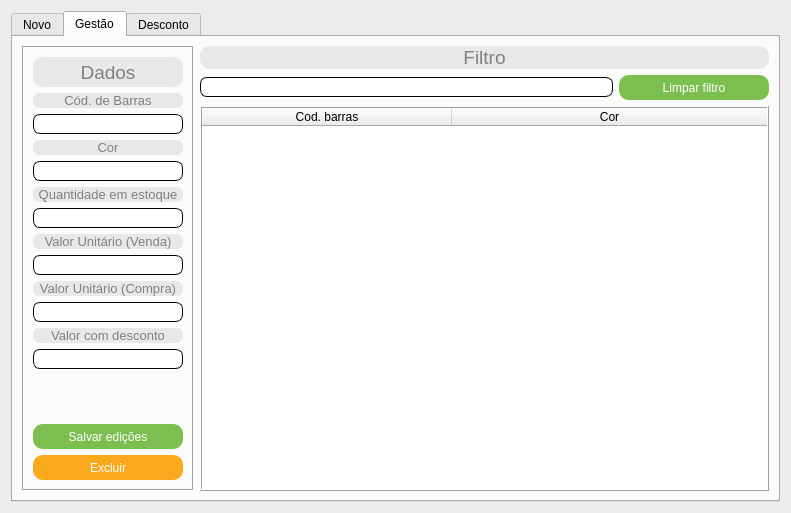
<?xml version="1.0" encoding="UTF-8"?>
<ui version="4.0">
 <class>fm_gestao_esmalte</class>
 <widget class="QDialog" name="fm_gestao_esmalte">
  <property name="geometry">
   <rect>
    <x>0</x>
    <y>0</y>
    <width>791</width>
    <height>513</height>
   </rect>
  </property>
  <property name="windowTitle">
   <string>Gestão de estoque de esmaltes</string>
  </property>
  <property name="styleSheet">
   <string notr="true">QDialog{
background:#ececec
}</string>
  </property>
  <layout class="QGridLayout" name="gridLayout_3">
   <item row="0" column="0">
    <widget class="QTabWidget" name="tabW">
     <property name="currentIndex">
      <number>1</number>
     </property>
     <widget class="QWidget" name="tabNovo">
      <attribute name="title">
       <string>Novo</string>
      </attribute>
      <layout class="QGridLayout" name="gridLayout">
       <item row="1" column="0">
        <layout class="QVBoxLayout" name="vlNovoQtd">
         <item>
          <widget class="QLabel" name="lbNovoQtd">
           <property name="styleSheet">
            <string notr="true">QLabel{
background:#e8e8e8;
color:#808080;
font-size:10pt;
border:none;
border-radius:6px;
}</string>
           </property>
           <property name="text">
            <string>Quantidade</string>
           </property>
           <property name="alignment">
            <set>Qt::AlignCenter</set>
           </property>
          </widget>
         </item>
         <item>
          <widget class="QLineEdit" name="lineNovoQtd">
           <property name="sizePolicy">
            <sizepolicy hsizetype="Preferred" vsizetype="Preferred">
             <horstretch>0</horstretch>
             <verstretch>0</verstretch>
            </sizepolicy>
           </property>
           <property name="minimumSize">
            <size>
             <width>150</width>
             <height>20</height>
            </size>
           </property>
           <property name="styleSheet">
            <string notr="true">QLineEdit:enabled{background:#ffffff;}
QLineEdit:disabled{background:#e7e7e7;}

QLineEdit{
color:#303030;
font-size:9pt;
border-radius:7px;
border:1px solid black;
}</string>
           </property>
          </widget>
         </item>
        </layout>
       </item>
       <item row="1" column="1">
        <layout class="QVBoxLayout" name="vlNovoValorUmV">
         <item>
          <widget class="QLabel" name="lbNovoValorUmV">
           <property name="styleSheet">
            <string notr="true">QLabel{
background:#e8e8e8;
color:#808080;
font-size:10pt;
border:none;
border-radius:6px;
}</string>
           </property>
           <property name="text">
            <string>Valor Unitario (Venda)</string>
           </property>
           <property name="alignment">
            <set>Qt::AlignCenter</set>
           </property>
          </widget>
         </item>
         <item>
          <widget class="QLineEdit" name="lineNovoValorUmV">
           <property name="sizePolicy">
            <sizepolicy hsizetype="Preferred" vsizetype="Preferred">
             <horstretch>0</horstretch>
             <verstretch>0</verstretch>
            </sizepolicy>
           </property>
           <property name="minimumSize">
            <size>
             <width>150</width>
             <height>20</height>
            </size>
           </property>
           <property name="styleSheet">
            <string notr="true">QLineEdit:enabled{background:#ffffff;}
QLineEdit:disabled{background:#e7e7e7;}

QLineEdit{
color:#303030;
font-size:9pt;
border-radius:7px;
border:1px solid black;
}</string>
           </property>
          </widget>
         </item>
        </layout>
       </item>
       <item row="1" column="2">
        <layout class="QVBoxLayout" name="vlNovoValorUmC">
         <item>
          <widget class="QLabel" name="lbNovoValorUmC">
           <property name="styleSheet">
            <string notr="true">QLabel{
background:#e8e8e8;
color:#808080;
font-size:10pt;
border:none;
border-radius:6px;
}</string>
           </property>
           <property name="text">
            <string>Valor Unitário (Compra)</string>
           </property>
           <property name="alignment">
            <set>Qt::AlignCenter</set>
           </property>
          </widget>
         </item>
         <item>
          <widget class="QLineEdit" name="lineNovoValorUmC">
           <property name="sizePolicy">
            <sizepolicy hsizetype="Preferred" vsizetype="Preferred">
             <horstretch>0</horstretch>
             <verstretch>0</verstretch>
            </sizepolicy>
           </property>
           <property name="minimumSize">
            <size>
             <width>150</width>
             <height>20</height>
            </size>
           </property>
           <property name="styleSheet">
            <string notr="true">QLineEdit:enabled{background:#ffffff;}
QLineEdit:disabled{background:#e7e7e7;}

QLineEdit{
color:#303030;
font-size:9pt;
border-radius:7px;
border:1px solid black;
}</string>
           </property>
          </widget>
         </item>
        </layout>
       </item>
       <item row="1" column="3">
        <layout class="QVBoxLayout" name="vlNovoValorDesc">
         <item>
          <widget class="QLabel" name="lbNovoValorDesc">
           <property name="styleSheet">
            <string notr="true">QLabel{
background:#e8e8e8;
color:#808080;
font-size:10pt;
border:none;
border-radius:6px;
}</string>
           </property>
           <property name="text">
            <string>Valor Unitario (Venda com desconto)</string>
           </property>
           <property name="alignment">
            <set>Qt::AlignCenter</set>
           </property>
          </widget>
         </item>
         <item>
          <widget class="QLineEdit" name="lineNovoValorDesc">
           <property name="sizePolicy">
            <sizepolicy hsizetype="Preferred" vsizetype="Preferred">
             <horstretch>0</horstretch>
             <verstretch>0</verstretch>
            </sizepolicy>
           </property>
           <property name="minimumSize">
            <size>
             <width>150</width>
             <height>20</height>
            </size>
           </property>
           <property name="styleSheet">
            <string notr="true">QLineEdit:enabled{background:#ffffff;}
QLineEdit:disabled{background:#e7e7e7;}

QLineEdit{
color:#303030;
font-size:9pt;
border-radius:7px;
border:1px solid black;
}</string>
           </property>
          </widget>
         </item>
        </layout>
       </item>
       <item row="0" column="3">
        <layout class="QVBoxLayout" name="vlNovoCor">
         <item>
          <widget class="QLabel" name="lbNovoCor">
           <property name="styleSheet">
            <string notr="true">QLabel{
background:#e8e8e8;
color:#808080;
font-size:10pt;
border:none;
border-radius:6px;
}</string>
           </property>
           <property name="text">
            <string>Cor</string>
           </property>
           <property name="alignment">
            <set>Qt::AlignCenter</set>
           </property>
          </widget>
         </item>
         <item>
          <widget class="QLineEdit" name="lineNovoCor">
           <property name="sizePolicy">
            <sizepolicy hsizetype="Preferred" vsizetype="Preferred">
             <horstretch>0</horstretch>
             <verstretch>0</verstretch>
            </sizepolicy>
           </property>
           <property name="minimumSize">
            <size>
             <width>150</width>
             <height>20</height>
            </size>
           </property>
           <property name="styleSheet">
            <string notr="true">QLineEdit:enabled{background:#ffffff;}
QLineEdit:disabled{background:#e7e7e7;}

QLineEdit{
color:#303030;
font-size:9pt;
border-radius:7px;
border:1px solid black;
}</string>
           </property>
           <property name="maxLength">
            <number>30</number>
           </property>
          </widget>
         </item>
        </layout>
       </item>
       <item row="0" column="0" colspan="3">
        <layout class="QVBoxLayout" name="vlNovoCodBarras">
         <item>
          <widget class="QLabel" name="lbNovoCodBarras">
           <property name="styleSheet">
            <string notr="true">QLabel{
background:#e8e8e8;
color:#808080;
font-size:10pt;
border:none;
border-radius:6px;
}</string>
           </property>
           <property name="text">
            <string>Código de barras</string>
           </property>
           <property name="alignment">
            <set>Qt::AlignCenter</set>
           </property>
          </widget>
         </item>
         <item>
          <widget class="QLineEdit" name="lineNovoCodBarras">
           <property name="sizePolicy">
            <sizepolicy hsizetype="Preferred" vsizetype="Preferred">
             <horstretch>0</horstretch>
             <verstretch>0</verstretch>
            </sizepolicy>
           </property>
           <property name="minimumSize">
            <size>
             <width>150</width>
             <height>20</height>
            </size>
           </property>
           <property name="styleSheet">
            <string notr="true">QLineEdit:enabled{background:#ffffff;}
QLineEdit:disabled{background:#e7e7e7;}

QLineEdit{
color:#303030;
font-size:9pt;
border-radius:7px;
border:1px solid black;
}</string>
           </property>
          </widget>
         </item>
        </layout>
       </item>
       <item row="4" column="0" colspan="4">
        <spacer name="vsNovo">
         <property name="orientation">
          <enum>Qt::Vertical</enum>
         </property>
         <property name="sizeHint" stdset="0">
          <size>
           <width>418</width>
           <height>173</height>
          </size>
         </property>
        </spacer>
       </item>
       <item row="5" column="3">
        <widget class="QPushButton" name="btnNovoGravar">
         <property name="sizePolicy">
          <sizepolicy hsizetype="Preferred" vsizetype="Preferred">
           <horstretch>0</horstretch>
           <verstretch>0</verstretch>
          </sizepolicy>
         </property>
         <property name="minimumSize">
          <size>
           <width>150</width>
           <height>25</height>
          </size>
         </property>
         <property name="cursor">
          <cursorShape>PointingHandCursor</cursorShape>
         </property>
         <property name="styleSheet">
          <string notr="true">QPushButton:enabled{background:#7dbe50;}
QPushButton:disabled{background:#aaff7f;}
QPushButton:pressed{background:#aaff00;}
QPushButton{
color:#ffffff;
font-size:9pt;
border:none;
border-radius:10px;
}</string>
         </property>
         <property name="text">
          <string>Gravar</string>
         </property>
        </widget>
       </item>
      </layout>
     </widget>
     <widget class="QWidget" name="tabGestao">
      <attribute name="title">
       <string>Gestão</string>
      </attribute>
      <layout class="QGridLayout" name="gridLayout_5">
       <item row="0" column="0" rowspan="2">
        <widget class="QFrame" name="frameGestao">
         <property name="sizePolicy">
          <sizepolicy hsizetype="Maximum" vsizetype="Preferred">
           <horstretch>0</horstretch>
           <verstretch>0</verstretch>
          </sizepolicy>
         </property>
         <property name="frameShape">
          <enum>QFrame::Box</enum>
         </property>
         <property name="frameShadow">
          <enum>QFrame::Sunken</enum>
         </property>
         <property name="lineWidth">
          <number>1</number>
         </property>
         <property name="midLineWidth">
          <number>0</number>
         </property>
         <layout class="QVBoxLayout" name="verticalLayout">
          <item>
           <widget class="QLabel" name="label">
            <property name="sizePolicy">
             <sizepolicy hsizetype="Preferred" vsizetype="Preferred">
              <horstretch>0</horstretch>
              <verstretch>0</verstretch>
             </sizepolicy>
            </property>
            <property name="minimumSize">
             <size>
              <width>150</width>
              <height>30</height>
             </size>
            </property>
            <property name="styleSheet">
             <string notr="true">QLabel{
background:#e8e8e8;
color:#808080;
font-size:14pt;
border:none;
border-radius:10px;
}</string>
            </property>
            <property name="text">
             <string>Dados</string>
            </property>
            <property name="alignment">
             <set>Qt::AlignCenter</set>
            </property>
           </widget>
          </item>
          <item>
           <widget class="QLabel" name="lbGestaoCodBarras">
            <property name="sizePolicy">
             <sizepolicy hsizetype="Preferred" vsizetype="Preferred">
              <horstretch>0</horstretch>
              <verstretch>0</verstretch>
             </sizepolicy>
            </property>
            <property name="styleSheet">
             <string notr="true">QLabel{
background:#e8e8e8;
color:#808080;
font-size:10pt;
border:none;
border-radius:6px;
}</string>
            </property>
            <property name="text">
             <string>Cód. de Barras</string>
            </property>
            <property name="alignment">
             <set>Qt::AlignCenter</set>
            </property>
           </widget>
          </item>
          <item>
           <widget class="QLineEdit" name="lineGestaoCodBarras">
            <property name="sizePolicy">
             <sizepolicy hsizetype="Preferred" vsizetype="Preferred">
              <horstretch>0</horstretch>
              <verstretch>0</verstretch>
             </sizepolicy>
            </property>
            <property name="minimumSize">
             <size>
              <width>150</width>
              <height>20</height>
             </size>
            </property>
            <property name="styleSheet">
             <string notr="true">QLineEdit:enabled{background:#ffffff;}
QLineEdit:disabled{background:#e7e7e7;}

QLineEdit{
color:#303030;
font-size:9pt;
border-radius:7px;
border:1px solid black;
}</string>
            </property>
            <property name="maxLength">
             <number>150</number>
            </property>
           </widget>
          </item>
          <item>
           <widget class="QLabel" name="lbGestaoCor">
            <property name="sizePolicy">
             <sizepolicy hsizetype="Preferred" vsizetype="Preferred">
              <horstretch>0</horstretch>
              <verstretch>0</verstretch>
             </sizepolicy>
            </property>
            <property name="styleSheet">
             <string notr="true">QLabel{
background:#e8e8e8;
color:#808080;
font-size:10pt;
border:none;
border-radius:6px;
}</string>
            </property>
            <property name="text">
             <string>Cor</string>
            </property>
            <property name="alignment">
             <set>Qt::AlignCenter</set>
            </property>
           </widget>
          </item>
          <item>
           <widget class="QLineEdit" name="lineGestaoCor">
            <property name="sizePolicy">
             <sizepolicy hsizetype="Preferred" vsizetype="Preferred">
              <horstretch>0</horstretch>
              <verstretch>0</verstretch>
             </sizepolicy>
            </property>
            <property name="minimumSize">
             <size>
              <width>150</width>
              <height>20</height>
             </size>
            </property>
            <property name="styleSheet">
             <string notr="true">QLineEdit:enabled{background:#ffffff;}
QLineEdit:disabled{background:#e7e7e7;}

QLineEdit{
color:#303030;
font-size:9pt;
border-radius:7px;
border:1px solid black;
}</string>
            </property>
            <property name="maxLength">
             <number>11</number>
            </property>
           </widget>
          </item>
          <item>
           <widget class="QLabel" name="lbGestaoQtd">
            <property name="sizePolicy">
             <sizepolicy hsizetype="Preferred" vsizetype="Preferred">
              <horstretch>0</horstretch>
              <verstretch>0</verstretch>
             </sizepolicy>
            </property>
            <property name="styleSheet">
             <string notr="true">QLabel{
background:#e8e8e8;
color:#808080;
font-size:10pt;
border:none;
border-radius:6px;
}</string>
            </property>
            <property name="text">
             <string>Quantidade em estoque</string>
            </property>
            <property name="alignment">
             <set>Qt::AlignCenter</set>
            </property>
           </widget>
          </item>
          <item>
           <widget class="QLineEdit" name="lineGestaoQtd">
            <property name="sizePolicy">
             <sizepolicy hsizetype="Preferred" vsizetype="Preferred">
              <horstretch>0</horstretch>
              <verstretch>0</verstretch>
             </sizepolicy>
            </property>
            <property name="minimumSize">
             <size>
              <width>150</width>
              <height>20</height>
             </size>
            </property>
            <property name="styleSheet">
             <string notr="true">QLineEdit:enabled{background:#ffffff;}
QLineEdit:disabled{background:#e7e7e7;}

QLineEdit{
color:#303030;
font-size:9pt;
border-radius:7px;
border:1px solid black;
}</string>
            </property>
            <property name="maxLength">
             <number>15</number>
            </property>
           </widget>
          </item>
          <item>
           <widget class="QLabel" name="lbGestaoValorUmV">
            <property name="sizePolicy">
             <sizepolicy hsizetype="Preferred" vsizetype="Preferred">
              <horstretch>0</horstretch>
              <verstretch>0</verstretch>
             </sizepolicy>
            </property>
            <property name="styleSheet">
             <string notr="true">QLabel{
background:#e8e8e8;
color:#808080;
font-size:10pt;
border:none;
border-radius:6px;
}</string>
            </property>
            <property name="text">
             <string>Valor Unitário (Venda)</string>
            </property>
            <property name="alignment">
             <set>Qt::AlignCenter</set>
            </property>
           </widget>
          </item>
          <item>
           <widget class="QLineEdit" name="lineGestaoValorUmV">
            <property name="sizePolicy">
             <sizepolicy hsizetype="Preferred" vsizetype="Preferred">
              <horstretch>0</horstretch>
              <verstretch>0</verstretch>
             </sizepolicy>
            </property>
            <property name="minimumSize">
             <size>
              <width>150</width>
              <height>20</height>
             </size>
            </property>
            <property name="styleSheet">
             <string notr="true">QLineEdit:enabled{background:#ffffff;}
QLineEdit:disabled{background:#e7e7e7;}

QLineEdit{
color:#303030;
font-size:9pt;
border-radius:7px;
border:1px solid black;
}</string>
            </property>
            <property name="maxLength">
             <number>15</number>
            </property>
           </widget>
          </item>
          <item>
           <widget class="QLabel" name="lbGestaoValorUmC">
            <property name="sizePolicy">
             <sizepolicy hsizetype="Preferred" vsizetype="Preferred">
              <horstretch>0</horstretch>
              <verstretch>0</verstretch>
             </sizepolicy>
            </property>
            <property name="styleSheet">
             <string notr="true">QLabel{
background:#e8e8e8;
color:#808080;
font-size:10pt;
border:none;
border-radius:6px;
}</string>
            </property>
            <property name="text">
             <string>Valor Unitário (Compra)</string>
            </property>
            <property name="alignment">
             <set>Qt::AlignCenter</set>
            </property>
           </widget>
          </item>
          <item>
           <widget class="QLineEdit" name="lineGestaoValorUmC">
            <property name="sizePolicy">
             <sizepolicy hsizetype="Preferred" vsizetype="Preferred">
              <horstretch>0</horstretch>
              <verstretch>0</verstretch>
             </sizepolicy>
            </property>
            <property name="minimumSize">
             <size>
              <width>150</width>
              <height>20</height>
             </size>
            </property>
            <property name="styleSheet">
             <string notr="true">QLineEdit:enabled{background:#ffffff;}
QLineEdit:disabled{background:#e7e7e7;}

QLineEdit{
color:#303030;
font-size:9pt;
border-radius:7px;
border:1px solid black;
}</string>
            </property>
            <property name="maxLength">
             <number>15</number>
            </property>
           </widget>
          </item>
          <item>
           <widget class="QLabel" name="lbGestaoValorDesc">
            <property name="sizePolicy">
             <sizepolicy hsizetype="Preferred" vsizetype="Preferred">
              <horstretch>0</horstretch>
              <verstretch>0</verstretch>
             </sizepolicy>
            </property>
            <property name="styleSheet">
             <string notr="true">QLabel{
background:#e8e8e8;
color:#808080;
font-size:10pt;
border:none;
border-radius:6px;
}</string>
            </property>
            <property name="text">
             <string>Valor com desconto</string>
            </property>
            <property name="alignment">
             <set>Qt::AlignCenter</set>
            </property>
           </widget>
          </item>
          <item>
           <widget class="QLineEdit" name="lineGestaoValorDesc">
            <property name="sizePolicy">
             <sizepolicy hsizetype="Preferred" vsizetype="Preferred">
              <horstretch>0</horstretch>
              <verstretch>0</verstretch>
             </sizepolicy>
            </property>
            <property name="minimumSize">
             <size>
              <width>150</width>
              <height>20</height>
             </size>
            </property>
            <property name="styleSheet">
             <string notr="true">QLineEdit:enabled{background:#ffffff;}
QLineEdit:disabled{background:#e7e7e7;}

QLineEdit{
color:#303030;
font-size:9pt;
border-radius:7px;
border:1px solid black;
}</string>
            </property>
            <property name="maxLength">
             <number>15</number>
            </property>
           </widget>
          </item>
          <item>
           <spacer name="vsGestao">
            <property name="orientation">
             <enum>Qt::Vertical</enum>
            </property>
            <property name="sizeHint" stdset="0">
             <size>
              <width>20</width>
              <height>40</height>
             </size>
            </property>
           </spacer>
          </item>
          <item>
           <widget class="QPushButton" name="btnGestaoEditar">
            <property name="sizePolicy">
             <sizepolicy hsizetype="Preferred" vsizetype="Preferred">
              <horstretch>0</horstretch>
              <verstretch>0</verstretch>
             </sizepolicy>
            </property>
            <property name="minimumSize">
             <size>
              <width>150</width>
              <height>25</height>
             </size>
            </property>
            <property name="cursor">
             <cursorShape>PointingHandCursor</cursorShape>
            </property>
            <property name="styleSheet">
             <string notr="true">QPushButton:enabled{background:#7dbe50;}
QPushButton:disabled{background:#aaff7f;}
QPushButton:pressed{background:#aaff00;}
QPushButton{
color:#ffffff;
font-size:9pt;
border:none;
border-radius:10px;
}</string>
            </property>
            <property name="text">
             <string>Salvar edições</string>
            </property>
           </widget>
          </item>
          <item>
           <widget class="QPushButton" name="btnGestaoExcluir">
            <property name="sizePolicy">
             <sizepolicy hsizetype="Preferred" vsizetype="Preferred">
              <horstretch>0</horstretch>
              <verstretch>0</verstretch>
             </sizepolicy>
            </property>
            <property name="minimumSize">
             <size>
              <width>150</width>
              <height>25</height>
             </size>
            </property>
            <property name="cursor">
             <cursorShape>PointingHandCursor</cursorShape>
            </property>
            <property name="styleSheet">
             <string notr="true">QPushButton:enabled{background:#faa91d;}
QPushButton:disabled{background:#fabe50;}
QPushButton:pressed{background:#ffd500;}
QPushButton{
color:#ffffff;
font-size:9pt;
border:none;
border-radius:10px;
}</string>
            </property>
            <property name="text">
             <string>Excluir</string>
            </property>
           </widget>
          </item>
         </layout>
        </widget>
       </item>
       <item row="0" column="1">
        <layout class="QGridLayout" name="glGestaoFiltro">
         <item row="1" column="0">
          <widget class="QLineEdit" name="lineGestaoFiltro">
           <property name="sizePolicy">
            <sizepolicy hsizetype="Expanding" vsizetype="Maximum">
             <horstretch>0</horstretch>
             <verstretch>0</verstretch>
            </sizepolicy>
           </property>
           <property name="minimumSize">
            <size>
             <width>150</width>
             <height>20</height>
            </size>
           </property>
           <property name="styleSheet">
            <string notr="true">QLineEdit:enabled{background:#ffffff;}
QLineEdit:disabled{background:#e7e7e7;}

QLineEdit{
color:#303030;
font-size:9pt;
border-radius:7px;
border:1px solid black;
}</string>
           </property>
           <property name="maxLength">
            <number>150</number>
           </property>
          </widget>
         </item>
         <item row="1" column="1">
          <widget class="QPushButton" name="btnGestaoFiltro">
           <property name="sizePolicy">
            <sizepolicy hsizetype="Preferred" vsizetype="Preferred">
             <horstretch>0</horstretch>
             <verstretch>0</verstretch>
            </sizepolicy>
           </property>
           <property name="minimumSize">
            <size>
             <width>150</width>
             <height>25</height>
            </size>
           </property>
           <property name="cursor">
            <cursorShape>PointingHandCursor</cursorShape>
           </property>
           <property name="styleSheet">
            <string notr="true">QPushButton:enabled{background:#7dbe50;}
QPushButton:disabled{background:#aaff7f;}
QPushButton:pressed{background:#aaff00;}
QPushButton{
color:#ffffff;
font-size:9pt;
border:none;
border-radius:10px;
}</string>
           </property>
           <property name="text">
            <string>Limpar filtro</string>
           </property>
          </widget>
         </item>
         <item row="0" column="0" colspan="2">
          <widget class="QLabel" name="lbGestaoFiltro">
           <property name="styleSheet">
            <string notr="true">QLabel{
background:#e8e8e8;
color:#808080;
font-size:14pt;
border:none;
border-radius:10px;
}</string>
           </property>
           <property name="text">
            <string>Filtro</string>
           </property>
           <property name="alignment">
            <set>Qt::AlignCenter</set>
           </property>
          </widget>
         </item>
        </layout>
       </item>
       <item row="1" column="1">
        <widget class="QTableWidget" name="twGestao">
         <property name="cursor" stdset="0">
          <cursorShape>PointingHandCursor</cursorShape>
         </property>
         <property name="styleSheet">
          <string notr="true">QTableWidget{
color:#303030;
font-size:9pt;
}</string>
         </property>
         <property name="frameShape">
          <enum>QFrame::Box</enum>
         </property>
         <property name="frameShadow">
          <enum>QFrame::Raised</enum>
         </property>
         <property name="editTriggers">
          <set>QAbstractItemView::NoEditTriggers</set>
         </property>
         <property name="selectionMode">
          <enum>QAbstractItemView::SingleSelection</enum>
         </property>
         <property name="selectionBehavior">
          <enum>QAbstractItemView::SelectRows</enum>
         </property>
         <property name="sortingEnabled">
          <bool>true</bool>
         </property>
         <attribute name="horizontalHeaderMinimumSectionSize">
          <number>50</number>
         </attribute>
         <attribute name="horizontalHeaderDefaultSectionSize">
          <number>250</number>
         </attribute>
         <attribute name="horizontalHeaderHighlightSections">
          <bool>false</bool>
         </attribute>
         <attribute name="horizontalHeaderStretchLastSection">
          <bool>true</bool>
         </attribute>
         <attribute name="verticalHeaderVisible">
          <bool>false</bool>
         </attribute>
         <attribute name="verticalHeaderHighlightSections">
          <bool>false</bool>
         </attribute>
         <column>
          <property name="text">
           <string>Cod. barras</string>
          </property>
         </column>
         <column>
          <property name="text">
           <string>Cor</string>
          </property>
         </column>
        </widget>
       </item>
      </layout>
     </widget>
     <widget class="QWidget" name="tabDesconto">
      <attribute name="title">
       <string>Desconto</string>
      </attribute>
      <layout class="QGridLayout" name="gridLayout_4">
       <item row="0" column="0">
        <layout class="QGridLayout" name="glDesconto">
         <item row="1" column="0">
          <widget class="QLineEdit" name="lineDesconto">
           <property name="sizePolicy">
            <sizepolicy hsizetype="Expanding" vsizetype="Maximum">
             <horstretch>0</horstretch>
             <verstretch>0</verstretch>
            </sizepolicy>
           </property>
           <property name="minimumSize">
            <size>
             <width>150</width>
             <height>20</height>
            </size>
           </property>
           <property name="styleSheet">
            <string notr="true">QLineEdit:enabled{background:#ffffff;}
QLineEdit:disabled{background:#e7e7e7;}

QLineEdit{
color:#303030;
font-size:9pt;
border-radius:7px;
border:1px solid black;
}</string>
           </property>
          </widget>
         </item>
         <item row="1" column="1">
          <widget class="QPushButton" name="btnDesconto">
           <property name="minimumSize">
            <size>
             <width>150</width>
             <height>25</height>
            </size>
           </property>
           <property name="cursor">
            <cursorShape>PointingHandCursor</cursorShape>
           </property>
           <property name="styleSheet">
            <string notr="true">QPushButton:enabled{background:#7dbe50;}
QPushButton:disabled{background:#aaff7f;}
QPushButton:pressed{background:#aaff00;}
QPushButton{
color:#ffffff;
font-size:9pt;
border:none;
border-radius:10px;
}</string>
           </property>
           <property name="text">
            <string>Confirmar</string>
           </property>
          </widget>
         </item>
         <item row="0" column="0">
          <widget class="QLabel" name="lbDesconto">
           <property name="styleSheet">
            <string notr="true">QLabel{
background:#e8e8e8;
color:#808080;
font-size:10pt;
border:none;
border-radius:6px;
}</string>
           </property>
           <property name="text">
            <string>Qtd. min para realizar o desconto</string>
           </property>
          </widget>
         </item>
         <item row="2" column="0" colspan="2">
          <widget class="QLabel" name="lbDescontoQtd">
           <property name="styleSheet">
            <string notr="true">QLabel{
background:#e8e8e8;
color:#808080;
font-size:10pt;
border:none;
border-radius:6px;
}</string>
           </property>
           <property name="text">
            <string>Quantidade atual para realizar desconto: 0</string>
           </property>
          </widget>
         </item>
        </layout>
       </item>
       <item row="1" column="0">
        <spacer name="verticalSpacer">
         <property name="orientation">
          <enum>Qt::Vertical</enum>
         </property>
         <property name="sizeHint" stdset="0">
          <size>
           <width>20</width>
           <height>40</height>
          </size>
         </property>
        </spacer>
       </item>
       <item row="0" column="1" rowspan="2">
        <spacer name="horizontalSpacer">
         <property name="orientation">
          <enum>Qt::Horizontal</enum>
         </property>
         <property name="sizeHint" stdset="0">
          <size>
           <width>40</width>
           <height>20</height>
          </size>
         </property>
        </spacer>
       </item>
      </layout>
     </widget>
    </widget>
   </item>
  </layout>
 </widget>
 <tabstops>
  <tabstop>tabW</tabstop>
  <tabstop>lineNovoCodBarras</tabstop>
  <tabstop>lineNovoCor</tabstop>
  <tabstop>lineNovoQtd</tabstop>
  <tabstop>lineNovoValorUmV</tabstop>
  <tabstop>lineNovoValorUmC</tabstop>
  <tabstop>lineNovoValorDesc</tabstop>
  <tabstop>btnNovoGravar</tabstop>
  <tabstop>lineGestaoFiltro</tabstop>
  <tabstop>btnGestaoFiltro</tabstop>
  <tabstop>twGestao</tabstop>
  <tabstop>btnGestaoEditar</tabstop>
  <tabstop>btnGestaoExcluir</tabstop>
  <tabstop>lineDesconto</tabstop>
  <tabstop>btnDesconto</tabstop>
 </tabstops>
 <resources/>
 <connections/>
</ui>
